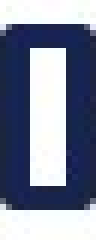
#> input picture pybili/ocr/training_data/0.png, 16 x 40 px (shown 6 times larger); its folder holds 4 pictures in this run
$ python training.py   (Python 2 division)
#> lines starting #> are read from the running program, lines starting #| are printed output that depends on the picture
import json
import numpy as np
from PIL import Image

def train():
    h, w = 40, 16
    nums = '02356789'
    data = []
    for f in nums:
        pic = Image.open('training_data/%s.png' % f).convert('L')
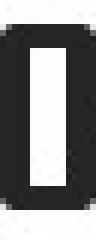
#> pic: PIL image 16x40 L (shown 6 times larger); min 30, max 255, mean 134.3
        pix = np.array(pic)
        pix = pix / 128
        pix = 1 - pix
        arr = pix.ravel()
#> arr = 640 values, max 1 at index 65, min 0 at index 0, mean 0.553
        key = ''.join(map(str, arr.tolist()))
        data += [(f, key)]
#> pass 2 of the loop in train, `for f in nums:`:
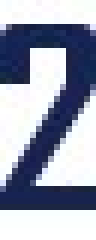
#> input picture pybili/ocr/training_data/2.png, 16 x 40 px (shown 6 times larger)
#> in train, `pic = Image.open('training_data/%s.png' % f).convert('L')`:
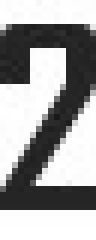
#> pic: PIL image 16x40 L (shown 6 times larger); min 25, max 255, mean 161.2
#> arr = 640 values, max 1 at index 65, min 0 at index 0, mean 0.423
#> pass 3 of the loop in train, `for f in nums:`:
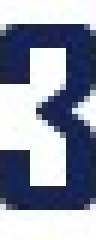
#> input picture pybili/ocr/training_data/3.png, 16 x 40 px (shown 6 times larger)
#> in train, `pic = Image.open('training_data/%s.png' % f).convert('L')`:
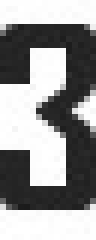
#> pic: PIL image 16x40 L (shown 6 times larger); min 27, max 255, mean 149.6
#> arr = 640 values, max 1 at index 65, min 0 at index 0, mean 0.478
#> the loop made 4 passes; the first 3 are shown
    with open('trained_data.json', 'w') as outfile:
        json.dump(data, outfile)
    return data

if __name__ == '__main__':
#> (the run stopped early here; a loop or call above may not have finished)
